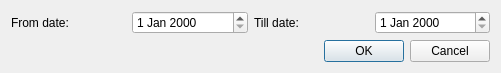
<?xml version="1.0" encoding="UTF-8"?>
<ui version="4.0">
 <class>GenerateProfitabilityReport</class>
 <widget class="QDialog" name="GenerateProfitabilityReport">
  <property name="geometry">
   <rect>
    <x>0</x>
    <y>0</y>
    <width>501</width>
    <height>73</height>
   </rect>
  </property>
  <property name="windowTitle">
   <string>Generate profitability report</string>
  </property>
  <property name="locale">
   <locale language="English" country="UnitedStates"/>
  </property>
  <property name="modal">
   <bool>false</bool>
  </property>
  <layout class="QGridLayout" name="gridLayout">
   <property name="leftMargin">
    <number>11</number>
   </property>
   <property name="topMargin">
    <number>11</number>
   </property>
   <property name="rightMargin">
    <number>11</number>
   </property>
   <property name="bottomMargin">
    <number>11</number>
   </property>
   <item row="0" column="4">
    <widget class="QDateEdit" name="tillDateEdit"/>
   </item>
   <item row="1" column="1" colspan="4">
    <layout class="QHBoxLayout" name="horizontalLayout">
     <item>
      <spacer name="horizontalSpacer">
       <property name="orientation">
        <enum>Qt::Horizontal</enum>
       </property>
       <property name="sizeHint" stdset="0">
        <size>
         <width>40</width>
         <height>20</height>
        </size>
       </property>
      </spacer>
     </item>
     <item>
      <widget class="QPushButton" name="okBtn">
       <property name="text">
        <string>OK</string>
       </property>
      </widget>
     </item>
     <item>
      <widget class="QPushButton" name="cancelBtn">
       <property name="text">
        <string>Cancel</string>
       </property>
      </widget>
     </item>
    </layout>
   </item>
   <item row="0" column="3">
    <widget class="QLabel" name="label_2">
     <property name="text">
      <string>Till date:</string>
     </property>
    </widget>
   </item>
   <item row="0" column="2">
    <widget class="QDateEdit" name="fromDateEdit"/>
   </item>
   <item row="0" column="1">
    <widget class="QLabel" name="fromLb">
     <property name="text">
      <string>From date:</string>
     </property>
    </widget>
   </item>
  </layout>
 </widget>
 <tabstops>
  <tabstop>okBtn</tabstop>
  <tabstop>cancelBtn</tabstop>
 </tabstops>
 <resources/>
 <connections/>
</ui>
